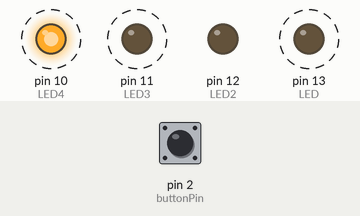
Simulated run of this sketch. Board: Arduino Uno, built with avr-gcc and run on an emulated ATmega328P. Shown: output pins drawn as LEDs (lit = HIGH). Dashed ring = blinking. The test bench sets the inputs (shaded band); at power-on: pin 2 (buttonPin) LOW.

Above: at 1.67 s.
1.7 s: pin 2 (buttonPin) pulled HIGH for 0.5 s
At 2.58 s:
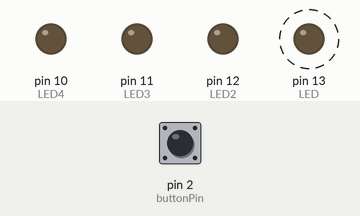
4.7 s: pin 2 (buttonPin) pulled HIGH for 1 s
7.7 s: pin 2 (buttonPin) pulled HIGH for 3.2 s
At 11.67 s:
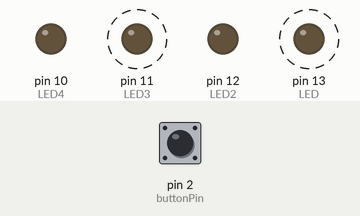
Timing chart, 0 to 18.4 s (numbered marks = the images above; inputs shaded):
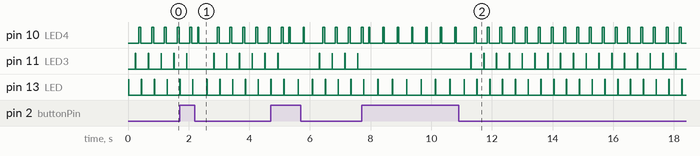

Measured:
- by itself, pin 13 (LED): alternates HIGH for 0.01 s and LOW for 0.41 s

The sketch:

SS6_PatternAurdino.ino
```cpp
const int LED=13;
const int LED2=12;
const int LED3=11;
const int LED4=10;
const int buttonPin=2;

int buttonState=0;

void setup() {
  // put your setup code here, to run once:
  pinMode(LED, OUTPUT);
  pinMode(LED2, OUTPUT);
  pinMode(LED3, OUTPUT);
  pinMode(LED4, OUTPUT);
  pinMode(buttonPin, INPUT);
}

void loop() {
  // put your main code here, to run repeatedly:
  buttonState = digitalRead(buttonPin);
  delay(20);

  if (buttonState == HIGH) {
    digitalWrite(LED, HIGH);
    delay(10);
    digitalWrite(LED, LOW);
    delay(32);
    digitalWrite(LED2, HIGH);
    delay(5);
    digitalWrite(LED2, LOW);
    delay(59);
    digitalWrite(LED3, HIGH);
    delay(6);
    digitalWrite(LED3, LOW);
    delay(51);
    digitalWrite(LED4, HIGH);
    delay(45);
    digitalWrite(LED4, LOW);
    delay(245);
  } else {
    digitalWrite(LED, HIGH);
    delay(11);
    digitalWrite(LED, LOW);
    delay(79);
    digitalWrite(LED2, HIGH);
    delay(0);
    digitalWrite(LED2, LOW);
    delay(135);
    digitalWrite(LED3, HIGH);
    delay(10);
    digitalWrite(LED3, LOW);
    delay(100);
    digitalWrite(LED4, HIGH);
    delay(66);
    digitalWrite(LED4, LOW);
    delay(1);
  }
}
```
